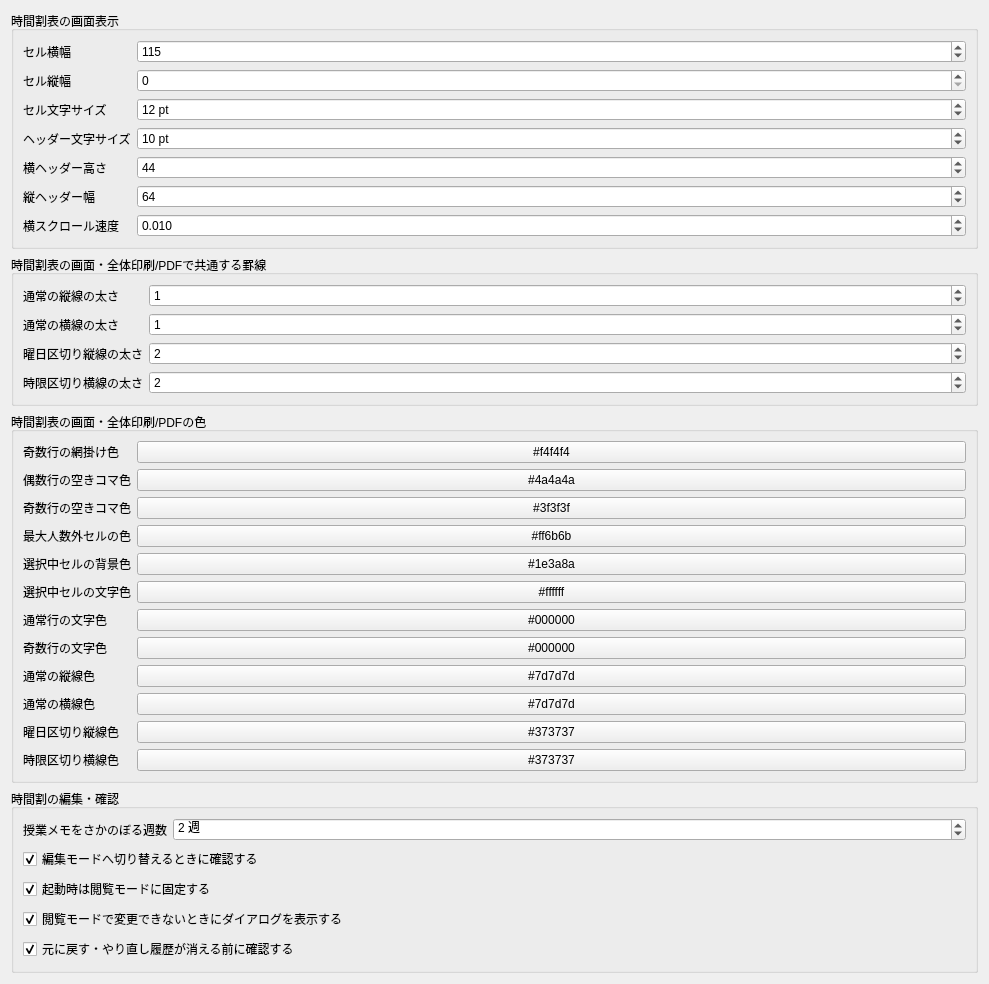
         <widget class="QWidget" name="scheduleSettingsScrollAreaContents">
          <property name="geometry">
           <rect>
            <x>0</x>
            <y>0</y>
            <width>989</width>
            <height>962</height>
           </rect>
          </property>
          <layout class="QVBoxLayout" name="scheduleSettingsContentsLayout">
           <item>
            <widget class="QGroupBox" name="scheduleDisplayGroupBox">
             <property name="title">
              <string>時間割表の画面表示</string>
             </property>
             <layout class="QFormLayout" name="scheduleDisplayFormLayout">
              <item row="0" column="0">
               <widget class="QLabel" name="cellSectionSizeLabel">
                <property name="text">
                 <string>セル横幅</string>
                </property>
               </widget>
              </item>
              <item row="0" column="1">
               <widget class="QSpinBox" name="cellSectionSizeSpinBox">
                <property name="toolTip">
                 <string>時間割画面の各講師列の初期横幅です。印刷には影響しません。
デフォルト値: 115</string>
                </property>
                <property name="minimum">
                 <number>40</number>
                </property>
                <property name="maximum">
                 <number>2000</number>
                </property>
                <property name="value">
                 <number>115</number>
                </property>
               </widget>
              </item>
              <item row="1" column="0">
               <widget class="QLabel" name="scheduleDisplayCellHeightLabel">
                <property name="text">
                 <string>セル縦幅</string>
                </property>
               </widget>
              </item>
              <item row="1" column="1">
               <widget class="QSpinBox" name="scheduleDisplayCellHeightSpinBox">
                <property name="toolTip">
                 <string>時間割画面のセルの固定高さです。0にすると画面の高さに合わせて自動調整します。印刷には影響しません。
デフォルト値: 0（自動）</string>
                </property>
                <property name="maximum">
                 <number>500</number>
                </property>
               </widget>
              </item>
              <item row="2" column="0">
               <widget class="QLabel" name="scheduleDisplayFontPointSizeLabel">
                <property name="text">
                 <string>セル文字サイズ</string>
                </property>
               </widget>
              </item>
              <item row="2" column="1">
               <widget class="QSpinBox" name="scheduleDisplayFontPointSizeSpinBox">
                <property name="toolTip">
                 <string>時間割画面のセル内文字サイズです。全体印刷の文字サイズは別項目です。
デフォルト値: 12 pt</string>
                </property>
                <property name="suffix">
                 <string> pt</string>
                </property>
                <property name="minimum">
                 <number>6</number>
                </property>
                <property name="maximum">
                 <number>48</number>
                </property>
                <property name="value">
                 <number>12</number>
                </property>
               </widget>
              </item>
              <item row="3" column="0">
               <widget class="QLabel" name="scheduleDisplayHeaderFontPointSizeLabel">
                <property name="text">
                 <string>ヘッダー文字サイズ</string>
                </property>
               </widget>
              </item>
              <item row="3" column="1">
               <widget class="QSpinBox" name="scheduleDisplayHeaderFontPointSizeSpinBox">
                <property name="toolTip">
                 <string>時間割画面の曜日・講師・時限ヘッダーの文字サイズです。全体印刷には影響しません。
デフォルト値: 10 pt</string>
                </property>
                <property name="suffix">
                 <string> pt</string>
                </property>
                <property name="minimum">
                 <number>6</number>
                </property>
                <property name="maximum">
                 <number>48</number>
                </property>
                <property name="value">
                 <number>10</number>
                </property>
               </widget>
              </item>
              <item row="4" column="0">
               <widget class="QLabel" name="scheduleDisplayHeaderHeightLabel">
                <property name="text">
                 <string>横ヘッダー高さ</string>
                </property>
               </widget>
              </item>
              <item row="4" column="1">
               <widget class="QSpinBox" name="scheduleDisplayHeaderHeightSpinBox">
                <property name="toolTip">
                 <string>時間割画面上部の曜日・講師ヘッダーの高さです。全体印刷には影響しません。
デフォルト値: 44</string>
                </property>
                <property name="minimum">
                 <number>18</number>
                </property>
                <property name="maximum">
                 <number>300</number>
                </property>
                <property name="value">
                 <number>44</number>
                </property>
               </widget>
              </item>
              <item row="5" column="0">
               <widget class="QLabel" name="scheduleDisplayTimeHeaderWidthLabel">
                <property name="text">
                 <string>縦ヘッダー幅</string>
                </property>
               </widget>
              </item>
              <item row="5" column="1">
               <widget class="QSpinBox" name="scheduleDisplayTimeHeaderWidthSpinBox">
                <property name="toolTip">
                 <string>時間割画面左側の時限ヘッダーの幅です。全体印刷には影響しません。
デフォルト値: 64</string>
                </property>
                <property name="minimum">
                 <number>24</number>
                </property>
                <property name="maximum">
                 <number>300</number>
                </property>
                <property name="value">
                 <number>64</number>
                </property>
               </widget>
              </item>
              <item row="6" column="0">
               <widget class="QLabel" name="scrollSpeedLabel">
                <property name="text">
                 <string>横スクロール速度</string>
                </property>
               </widget>
              </item>
              <item row="6" column="1">
               <widget class="QDoubleSpinBox" name="scrollSpeedDoubleSpinBox">
                <property name="toolTip">
                 <string>Shift+マウスホイールなどで時間割画面を横スクロールするときの移動量です。印刷には影響しません。
デフォルト値: 0.01</string>
                </property>
                <property name="decimals">
                 <number>3</number>
                </property>
                <property name="minimum">
                 <double>0.005000000000000</double>
                </property>
                <property name="maximum">
                 <double>10.000000000000000</double>
                </property>
                <property name="singleStep">
                 <double>0.005000000000000</double>
                </property>
                <property name="value">
                 <double>0.010000000000000</double>
                </property>
               </widget>
              </item>
             </layout>
            </widget>
           </item>
           <item>
            <widget class="QGroupBox" name="scheduleLineWidthGroupBox">
             <property name="title">
              <string>時間割表の画面・全体印刷/PDFで共通する罫線</string>
             </property>
             <layout class="QFormLayout" name="scheduleLineWidthFormLayout">
              <item row="0" column="0">
               <widget class="QLabel" name="scheduleVerticalLineWidthLabel">
                <property name="text">
                 <string>通常の縦線の太さ</string>
                </property>
               </widget>
              </item>
              <item row="0" column="1">
               <widget class="QSpinBox" name="scheduleVerticalLineWidthSpinBox">
                <property name="toolTip">
                 <string>時間割画面と、週全体の時間割表印刷/PDFに使う通常縦線の太さです。0にすると線を描きません。
デフォルト値: 1</string>
                </property>
                <property name="maximum">
                 <number>20</number>
                </property>
                <property name="value">
                 <number>1</number>
                </property>
               </widget>
              </item>
              <item row="1" column="0">
               <widget class="QLabel" name="scheduleHorizontalLineWidthLabel">
                <property name="text">
                 <string>通常の横線の太さ</string>
                </property>
               </widget>
              </item>
              <item row="1" column="1">
               <widget class="QSpinBox" name="scheduleHorizontalLineWidthSpinBox">
                <property name="toolTip">
                 <string>時間割画面と、週全体の時間割表印刷/PDFに使う通常横線の太さです。0にすると線を描きません。
デフォルト値: 1</string>
                </property>
                <property name="maximum">
                 <number>20</number>
                </property>
                <property name="value">
                 <number>1</number>
                </property>
               </widget>
              </item>
              <item row="2" column="0">
               <widget class="QLabel" name="scheduleVerticalSectionLineWidthLabel">
                <property name="text">
                 <string>曜日区切り縦線の太さ</string>
                </property>
               </widget>
              </item>
              <item row="2" column="1">
               <widget class="QSpinBox" name="scheduleVerticalSectionLineWidthSpinBox">
                <property name="toolTip">
                 <string>時間割画面と、週全体の時間割表印刷/PDFで曜日の境界を示す縦線の太さです。0にすると線を描きません。
デフォルト値: 2</string>
                </property>
                <property name="maximum">
                 <number>30</number>
                </property>
                <property name="value">
                 <number>2</number>
                </property>
               </widget>
              </item>
              <item row="3" column="0">
               <widget class="QLabel" name="scheduleHorizontalSectionLineWidthLabel">
                <property name="text">
                 <string>時限区切り横線の太さ</string>
                </property>
               </widget>
              </item>
              <item row="3" column="1">
               <widget class="QSpinBox" name="scheduleHorizontalSectionLineWidthSpinBox">
                <property name="toolTip">
                 <string>時間割画面と、週全体の時間割表印刷/PDFで時限の境界を示す横線の太さです。0にすると線を描きません。
デフォルト値: 2</string>
                </property>
                <property name="maximum">
                 <number>30</number>
                </property>
                <property name="value">
                 <number>2</number>
                </property>
               </widget>
              </item>
             </layout>
            </widget>
           </item>
           <item>
            <widget class="QGroupBox" name="scheduleColorsGroupBox">
             <property name="title">
              <string>時間割表の画面・全体印刷/PDFの色</string>
             </property>
             <layout class="QFormLayout" name="scheduleColorsFormLayout">
              <item row="0" column="0">
               <widget class="QLabel" name="scheduleOddRowColorLabel">
                <property name="text">
                 <string>奇数行の網掛け色</string>
                </property>
               </widget>
              </item>
              <item row="0" column="1">
               <widget class="QPushButton" name="scheduleOddRowColorButton">
                <property name="toolTip">
                 <string>時間割画面と週全体の時間割表印刷/PDFで、奇数表示行の背景に使います。
デフォルト値: #f4f4f4</string>
                </property>
                <property name="text">
                 <string>#f4f4f4</string>
                </property>
               </widget>
              </item>
              <item row="1" column="0">
               <widget class="QLabel" name="scheduleEmptyCellColorLabel">
                <property name="text">
                 <string>偶数行の空きコマ色</string>
                </property>
               </widget>
              </item>
              <item row="1" column="1">
               <widget class="QPushButton" name="scheduleEmptyCellColorButton">
                <property name="toolTip">
                 <string>時間割画面と週全体の時間割表印刷/PDFで、偶数表示行の空きコマ・不完全セルの背景に使います。
デフォルト値: #4a4a4a</string>
                </property>
                <property name="text">
                 <string>#4a4a4a</string>
                </property>
               </widget>
              </item>
              <item row="2" column="0">
               <widget class="QLabel" name="scheduleOddRowEmptyCellColorLabel">
                <property name="text">
                 <string>奇数行の空きコマ色</string>
                </property>
               </widget>
              </item>
              <item row="2" column="1">
               <widget class="QPushButton" name="scheduleOddRowEmptyCellColorButton">
                <property name="toolTip">
                 <string>時間割画面と週全体の時間割表印刷/PDFで、奇数表示行の空きコマ・不完全セルの背景に使います。
デフォルト値: #3f3f3f</string>
                </property>
                <property name="text">
                 <string>#3f3f3f</string>
                </property>
               </widget>
              </item>
              <item row="3" column="0">
               <widget class="QLabel" name="scheduleOverCapacityCellColorLabel">
                <property name="text">
                 <string>最大人数外セルの色</string>
                </property>
               </widget>
              </item>
              <item row="3" column="1">
               <widget class="QPushButton" name="scheduleOverCapacityCellColorButton">
                <property name="toolTip">
                 <string>時間割画面と週全体の時間割表印刷/PDFで、授業枠の最大人数を超える位置の背景に使います。
デフォルト値: #ff6b6b</string>
                </property>
                <property name="text">
                 <string>#ff6b6b</string>
                </property>
               </widget>
              </item>
              <item row="4" column="0">
               <widget class="QLabel" name="scheduleSelectedCellColorLabel">
                <property name="text">
                 <string>選択中セルの背景色</string>
                </property>
               </widget>
              </item>
              <item row="4" column="1">
               <widget class="QPushButton" name="scheduleSelectedCellColorButton">
                <property name="toolTip">
                 <string>時間割画面で現在選択中のセルだけに使う背景色です。印刷には影響しません。
デフォルト値: #1e3a8a</string>
                </property>
                <property name="text">
                 <string>#1e3a8a</string>
                </property>
               </widget>
              </item>
              <item row="5" column="0">
               <widget class="QLabel" name="scheduleSelectedCellTextColorLabel">
                <property name="text">
                 <string>選択中セルの文字色</string>
                </property>
               </widget>
              </item>
              <item row="5" column="1">
               <widget class="QPushButton" name="scheduleSelectedCellTextColorButton">
                <property name="toolTip">
                 <string>時間割画面で現在選択中のセルだけに使う文字色です。印刷には影響しません。
デフォルト値: #ffffff</string>
                </property>
                <property name="text">
                 <string>#ffffff</string>
                </property>
               </widget>
              </item>
              <item row="6" column="0">
               <widget class="QLabel" name="scheduleTextColorLabel">
                <property name="text">
                 <string>通常行の文字色</string>
                </property>
               </widget>
              </item>
              <item row="6" column="1">
               <widget class="QPushButton" name="scheduleTextColorButton">
                <property name="toolTip">
                 <string>時間割画面の通常行と、週全体の時間割表印刷/PDFのセル文字に使います。
デフォルト値: #000000</string>
                </property>
                <property name="text">
                 <string>#000000</string>
                </property>
               </widget>
              </item>
              <item row="7" column="0">
               <widget class="QLabel" name="scheduleOddRowTextColorLabel">
                <property name="text">
                 <string>奇数行の文字色</string>
                </property>
               </widget>
              </item>
              <item row="7" column="1">
               <widget class="QPushButton" name="scheduleOddRowTextColorButton">
                <property name="toolTip">
                 <string>時間割画面の奇数表示行に使う文字色です。週全体の印刷/PDFでは通常行の文字色を使用します。
デフォルト値: #000000</string>
                </property>
                <property name="text">
                 <string>#000000</string>
                </property>
               </widget>
              </item>
              <item row="8" column="0">
               <widget class="QLabel" name="scheduleVerticalLineColorLabel">
                <property name="text">
                 <string>通常の縦線色</string>
                </property>
               </widget>
              </item>
              <item row="8" column="1">
               <widget class="QPushButton" name="scheduleVerticalLineColorButton">
                <property name="toolTip">
                 <string>時間割画面と週全体の時間割表印刷/PDFの通常縦線に使います。
デフォルト値: #7d7d7d</string>
                </property>
                <property name="text">
                 <string>#7d7d7d</string>
                </property>
               </widget>
              </item>
              <item row="9" column="0">
               <widget class="QLabel" name="scheduleHorizontalLineColorLabel">
                <property name="text">
                 <string>通常の横線色</string>
                </property>
               </widget>
              </item>
              <item row="9" column="1">
               <widget class="QPushButton" name="scheduleHorizontalLineColorButton">
                <property name="toolTip">
                 <string>時間割画面と週全体の時間割表印刷/PDFの通常横線に使います。
デフォルト値: #7d7d7d</string>
                </property>
                <property name="text">
                 <string>#7d7d7d</string>
                </property>
               </widget>
              </item>
              <item row="10" column="0">
               <widget class="QLabel" name="scheduleVerticalSectionLineColorLabel">
                <property name="text">
                 <string>曜日区切り縦線色</string>
                </property>
               </widget>
              </item>
              <item row="10" column="1">
               <widget class="QPushButton" name="scheduleVerticalSectionLineColorButton">
                <property name="toolTip">
                 <string>時間割画面と週全体の時間割表印刷/PDFで曜日境界の縦線に使います。
デフォルト値: #373737</string>
                </property>
                <property name="text">
                 <string>#373737</string>
                </property>
               </widget>
              </item>
              <item row="11" column="0">
               <widget class="QLabel" name="scheduleHorizontalSectionLineColorLabel">
                <property name="text">
                 <string>時限区切り横線色</string>
                </property>
               </widget>
              </item>
              <item row="11" column="1">
               <widget class="QPushButton" name="scheduleHorizontalSectionLineColorButton">
                <property name="toolTip">
                 <string>時間割画面と週全体の時間割表印刷/PDFで時限境界の横線に使います。
デフォルト値: #373737</string>
                </property>
                <property name="text">
                 <string>#373737</string>
                </property>
               </widget>
              </item>
             </layout>
            </widget>
           </item>
           <item>
            <widget class="QGroupBox" name="scheduleEditingGroupBox">
             <property name="title">
              <string>時間割の編集・確認</string>
             </property>
             <layout class="QFormLayout" name="scheduleEditingFormLayout">
              <item row="0" column="0">
               <widget class="QLabel" name="lessonMemoLookbackWeeksLabel">
                <property name="text">
                 <string>授業メモをさかのぼる週数</string>
                </property>
               </widget>
              </item>
              <item row="0" column="1">
               <widget class="QSpinBox" name="lessonMemoLookbackWeeksSpinBox">
                <property name="toolTip">
                 <string>時間割セルの授業メモが空欄のとき、同じ生徒・教科の過去メモを探す週数です。0にすると自動補完しません。
デフォルト値: 2週</string>
                </property>
                <property name="suffix">
                 <string> 週</string>
                </property>
                <property name="maximum">
                 <number>52</number>
                </property>
                <property name="value">
                 <number>2</number>
                </property>
               </widget>
              </item>
              <item row="1" column="0" colspan="2">
               <widget class="QCheckBox" name="scheduleEditConfirmOnUnlockCheckBox">
                <property name="toolTip">
                 <string>閲覧モードから編集モードへ切り替えるときに確認ダイアログを表示します。
デフォルト値: オン</string>
                </property>
                <property name="text">
                 <string>編集モードへ切り替えるときに確認する</string>
                </property>
                <property name="checked">
                 <bool>true</bool>
                </property>
               </widget>
              </item>
              <item row="2" column="0" colspan="2">
               <widget class="QCheckBox" name="scheduleEditLockedOnStartupCheckBox">
                <property name="toolTip">
                 <string>アプリ起動時は必ず閲覧モードにします。オフの場合は前回終了時の閲覧/編集状態を復元します。
デフォルト値: オン</string>
                </property>
                <property name="text">
                 <string>起動時は閲覧モードに固定する</string>
                </property>
                <property name="checked">
                 <bool>true</bool>
                </property>
               </widget>
              </item>
              <item row="3" column="0" colspan="2">
               <widget class="QCheckBox" name="scheduleEditShowBlockedDialogCheckBox">
                <property name="toolTip">
                 <string>閲覧モード中に変更操作をしたとき、ステータス表示に加えて説明ダイアログも表示します。
デフォルト値: オン</string>
                </property>
                <property name="text">
                 <string>閲覧モードで変更できないときにダイアログを表示する</string>
                </property>
                <property name="checked">
                 <bool>true</bool>
                </property>
               </widget>
              </item>
              <item row="4" column="0" colspan="2">
               <widget class="QCheckBox" name="scheduleEditConfirmOnHistoryClearCheckBox">
                <property name="toolTip">
                 <string>曜日・時限・講師列などの変更や週の切り替えで、元に戻す/やり直し履歴が消える前に確認します。オフにすると確認なしで履歴を消します。
デフォルト値: オン</string>
                </property>
                <property name="text">
                 <string>元に戻す・やり直し履歴が消える前に確認する</string>
                </property>
                <property name="checked">
                 <bool>true</bool>
                </property>
               </widget>
              </item>
             </layout>
            </widget>
           </item>
           <item>
            <spacer name="scheduleSettingsSpacer">
             <property name="orientation">
              <enum>Qt::Orientation::Vertical</enum>
             </property>
             <property name="sizeHint" stdset="0">
              <size>
               <width>20</width>
               <height>20</height>
              </size>
             </property>
            </spacer>
           </item>
          </layout>
         </widget>
